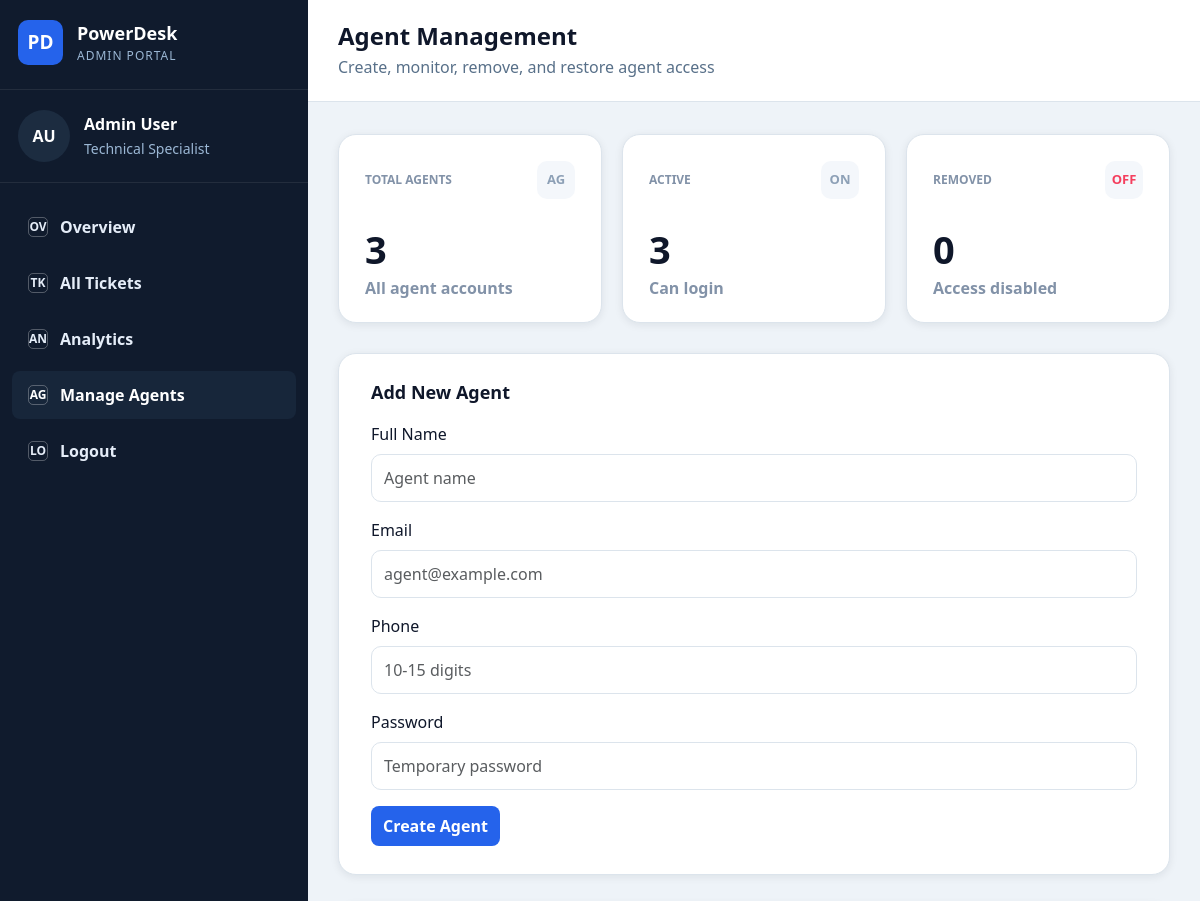
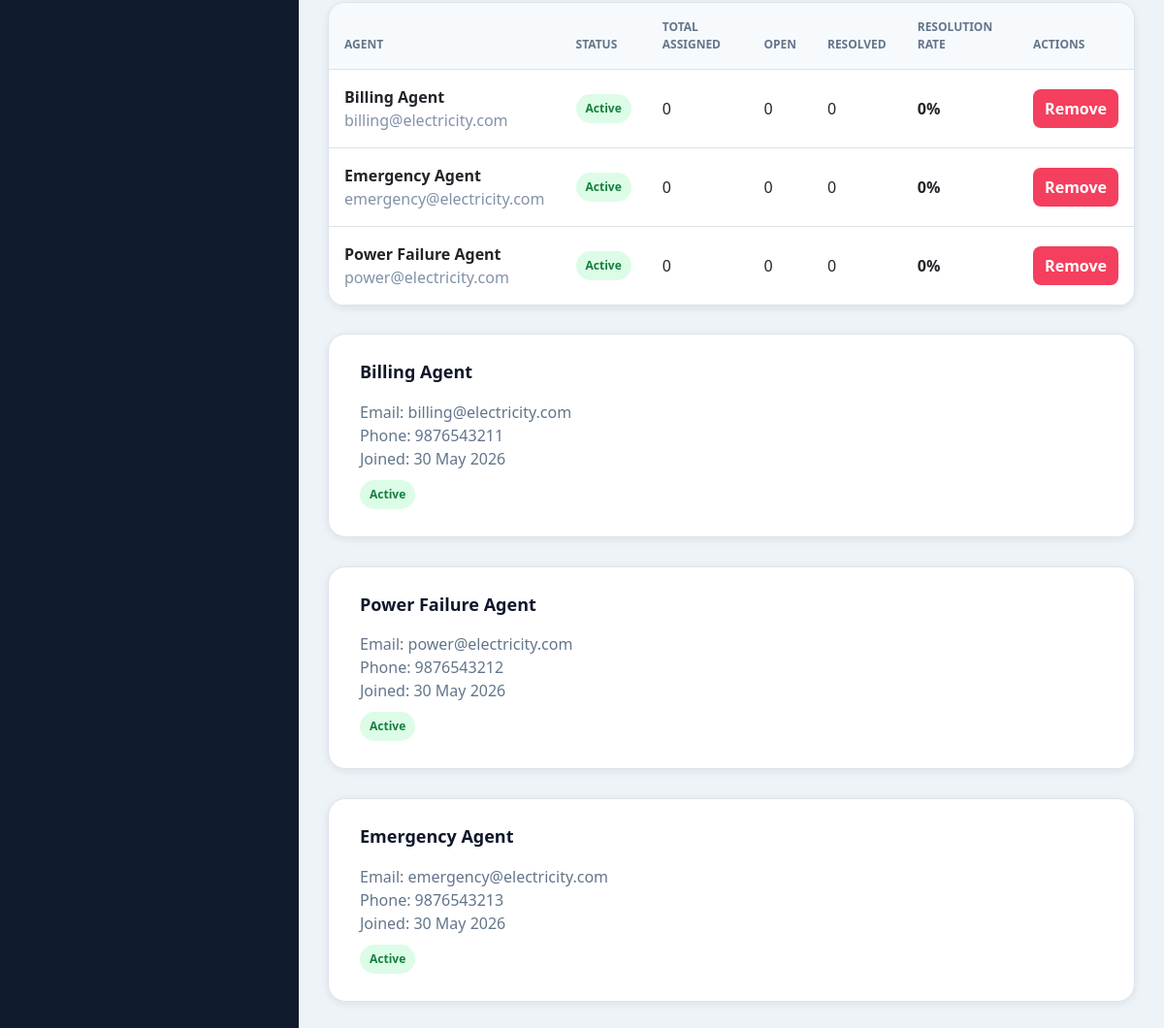
The page /admin/manage_agents.php (signed in) on the database its author committed (2 pictures, top to bottom).
### tables this page shows
CREATE TABLE IF NOT EXISTS users (
    id INT AUTO_INCREMENT PRIMARY KEY,
    name VARCHAR(100) NOT NULL,
    email VARCHAR(100) UNIQUE NOT NULL,
    password VARCHAR(255) NOT NULL,
    phone VARCHAR(15),
    role ENUM('customer','agent','admin') DEFAULT 'customer',
    status ENUM('active','inactive') DEFAULT 'active',
    created_at TIMESTAMP DEFAULT CURRENT_TIMESTAMP,
    updated_at TIMESTAMP DEFAULT CURRENT_TIMESTAMP ON UPDATE CURRENT_TIMESTAMP,
    INDEX idx_email (email),
    INDEX idx_role (role)
);

### config/db.php (called while the page is built, shortened)
<?php
function executeQuery($query, $conn) {
    try {
        return mysqli_query($conn, $query);
    } catch (mysqli_sql_exception $e) {
        error_log("Query Error: " . $e->getMessage() . " | SQL: " . $query);
        return false;
    }
}
function fetchAll($query, $conn) {
    $result = executeQuery($query, $conn);
    $data = [];
    while ($row = mysqli_fetch_assoc($result)) {
        $data[] = $row;
    }
    return $data;
}
function fetchOne($query, $conn) {
    $result = executeQuery($query, $conn);
    return mysqli_fetch_assoc($result);
}
?>

### admin/manage_agents.php (the view, shortened to what this page needs)
<?php
include '../config/db.php';
$admin_name = $_SESSION['user_name'];
$admin_initials = strtoupper(substr($admin_name, 0, 1)) . (strpos($admin_name, ' ') !== false ? strtoupper(substr(strrchr($admin_name, ' '), 1, 1)) : '');
$agents = fetchAll("SELECT id, name, email, phone, status, created_at FROM users WHERE role = 'agent' ORDER BY status ASC, created_at DESC", $conn);
$active_agents = intval(fetchOne("SELECT COUNT(*) AS count FROM users WHERE role = 'agent' AND status = 'active'", $conn)['count'] ?? 0);
$inactive_agents = intval(fetchOne("SELECT COUNT(*) AS count FROM users WHERE role = 'agent' AND status = 'inactive'", $conn)['count'] ?? 0);
$agent_stats = fetchAll("SELECT u.id, u.name, u.email, u.status,
                        COUNT(t.id) AS total_assigned,
                        SUM(CASE WHEN t.status = 'Resolved' THEN 1 ELSE 0 END) AS resolved,
                        SUM(CASE WHEN t.status IN ('Pending','Assigned','In Progress','On Hold') THEN 1 ELSE 0 END) AS open_tickets
                        FROM users u
                        LEFT JOIN tickets t ON u.id = t.assigned_agent
                        WHERE u.role = 'agent'
                        GROUP BY u.id, u.name, u.email, u.status
                        ORDER BY u.status ASC, u.name ASC", $conn);
?>
<!DOCTYPE html>
<html lang="en">
<head>
    <link href="https://cdn.jsdelivr.net/npm/bootstrap@5.3.0/dist/css/bootstrap.min.css" rel="stylesheet">
    <link href="../assets/css/admin-powerdesk.css" rel="stylesheet">
</head>
<body class="powerdesk-admin">
    <div class="pd-shell">
        <aside class="pd-sidebar">
            <div class="pd-brand">
                <div class="pd-logo">PD</div>
                <div>
                    <strong>PowerDesk</strong>
                    <span>Admin Portal</span>
                </div>
            </div>
            <div class="pd-profile">
                <div class="pd-avatar"><?php echo htmlspecialchars($admin_initials ?: 'AD'); ?></div>
                <div>
                    <strong><?php echo htmlspecialchars($admin_name); ?></strong>
                    <span>Technical Specialist</span>
                </div>
            </div>
            <nav class="pd-nav">
                <a href="dashboard.php"><span class="pd-nav-icon">OV</span> Overview</a>
                <a href="all_tickets.php"><span class="pd-nav-icon">TK</span> All Tickets</a>
                <a href="analytics.php"><span class="pd-nav-icon">AN</span> Analytics</a>
                <a href="manage_agents.php" class="active"><span class="pd-nav-icon">AG</span> Manage Agents</a>
                <a href="../logout.php"><span class="pd-nav-icon">LO</span> Logout</a>
            </nav>
        </aside>
        <main class="pd-main">
            <header class="pd-header">
                <div>
                    <h1>Agent Management</h1>
                    <p>Create, monitor, remove, and restore agent access</p>
                </div>
            </header>
            <section class="pd-content">
                <div class="pd-stat-grid" style="grid-template-columns: repeat(3, minmax(180px, 1fr));">
                    <div class="pd-card pd-stat">
                        <div class="pd-stat-top"><span class="pd-stat-label">Total Agents</span><span class="pd-stat-mark">AG</span></div>
                        <h3><?php echo count($agents); ?></h3>
                        <p>All agent accounts</p>
                    </div>
                    <div class="pd-card pd-stat">
                        <div class="pd-stat-top"><span class="pd-stat-label">Active</span><span class="pd-stat-mark">ON</span></div>
                        <h3><?php echo $active_agents; ?></h3>
                        <p>Can login</p>
                    </div>
                    <div class="pd-card pd-stat">
                        <div class="pd-stat-top"><span class="pd-stat-label">Removed</span><span class="pd-stat-mark danger">OFF</span></div>
                        <h3><?php echo $inactive_agents; ?></h3>
                        <p>Access disabled</p>
                    </div>
                </div>
                <div class="pd-card pd-panel" style="margin-bottom: 28px;">
                    <h3>Add New Agent</h3>
                    <form method="POST" class="pd-form-grid">
                        <div>
                            <label class="form-label">Full Name</label>
                            <input type="text" name="name" class="form-control" placeholder="Agent name" required>
                        </div>
                        <div>
                            <label class="form-label">Email</label>
                            <input type="email" name="email" class="form-control" placeholder="agent@example.com" required>
                        </div>
                        <div>
                            <label class="form-label">Phone</label>
                            <input type="text" name="phone" class="form-control" placeholder="10-15 digits">
                        </div>
                        <div>
                            <label class="form-label">Password</label>
                            <input type="text" name="password" class="form-control" placeholder="Temporary password" required>
                        </div>
                        <div class="pd-form-actions">
                            <button type="submit" name="add_agent" class="pd-btn" style="border: 0;">Create Agent</button>
                        </div>
                    </form>
                </div>
                <div class="pd-card pd-table-card" style="margin-bottom: 28px;">
                    <table class="table table-hover">
                        <thead>
                            <tr>
                                <th>Agent</th>
                                <th>Status</th>
                                <th>Total Assigned</th>
                                <th>Open</th>
                                <th>Resolved</th>
                                <th>Resolution Rate</th>
                                <th>Actions</th>
                            </tr>
                        </thead>
                        <tbody>
                            <?php foreach ($agent_stats as $stat): ?>
                                <?php
                                    $total_assigned = intval($stat['total_assigned'] ?? 0);
                                    $resolved = intval($stat['resolved'] ?? 0);
                                    $rate = $total_assigned > 0 ? round(($resolved / $total_assigned) * 100, 1) : 0;
                                ?>
                                <tr>
                                    <td>
                                        <strong><?php echo htmlspecialchars($stat['name']); ?></strong><br>
                                        <span style="color: #8292a8;"><?php echo htmlspecialchars($stat['email']); ?></span>
                                    </td>
                                    <td>
                                        <span class="pd-pill <?php echo $stat['status'] === 'active' ? 'success' : 'danger'; ?>">
                                            <?php echo ucfirst($stat['status']); ?>
                                        </span>
                                    </td>
                                    <td><?php echo $total_assigned; ?></td>
                                    <td><?php echo intval($stat['open_tickets'] ?? 0); ?></td>
                                    <td><?php echo $resolved; ?></td>
                                    <td><strong><?php echo $rate; ?>%</strong></td>
                                    <td>
                                        <div class="pd-action-row">
                                            <?php if ($stat['status'] === 'active'): ?>
                                                <form method="POST" onsubmit="return confirm('Remove this agent access? Open tickets will return to pending queue.');">
                                                    <button type="submit" name="remove_agent" class="pd-btn danger" style="border: 0;">Remove</button>
                                                </form>
                                            <?php endif; ?>
                                        </div>
                                    </td>
                                </tr>
                            <?php endforeach; ?>
                        </tbody>
                    </table>
                </div>
                <div class="pd-chart-grid">
                    <?php foreach ($agents as $agent): ?>
                        <div class="pd-card pd-panel">
                            <h3><?php echo htmlspecialchars($agent['name']); ?></h3>
                            <p style="color: #63758b; margin-bottom: 10px;">
                                Email: <?php echo htmlspecialchars($agent['email']); ?><br>
                                Phone: <?php echo htmlspecialchars($agent['phone'] ?: 'Not added'); ?><br>
                                Joined: <?php echo date('d M Y', strtotime($agent['created_at'])); ?>
                            </p>
                            <span class="pd-pill <?php echo $agent['status'] === 'active' ? 'success' : 'danger'; ?>">
                                <?php echo ucfirst($agent['status']); ?>
                            </span>
                        </div>
                    <?php endforeach; ?>
                </div>
            </section>
        </main>
    </div>
</body>
</html>

### rows shown on the page
users: name "Billing Agent", email "billing@electricity.com", status "Active", total_assigned "0", open_tickets "0", resolved "0", rate "0", phone "9876543211", created_at "30 May 2026"
users: name "Emergency Agent", email "emergency@electricity.com", status "Active", total_assigned "0", open_tickets "0", resolved "0", rate "0", phone "9876543213", created_at "30 May 2026"
users: name "Power Failure Agent", email "power@electricity.com", status "Active", total_assigned "0", open_tickets "0", resolved "0", rate "0", phone "9876543212", created_at "30 May 2026"

### other values the page prints
$admin_initials ?: 'AD' "AU"
$admin_name "Admin User"
count($agents) "3"
$active_agents "3"
$inactive_agents "0"
